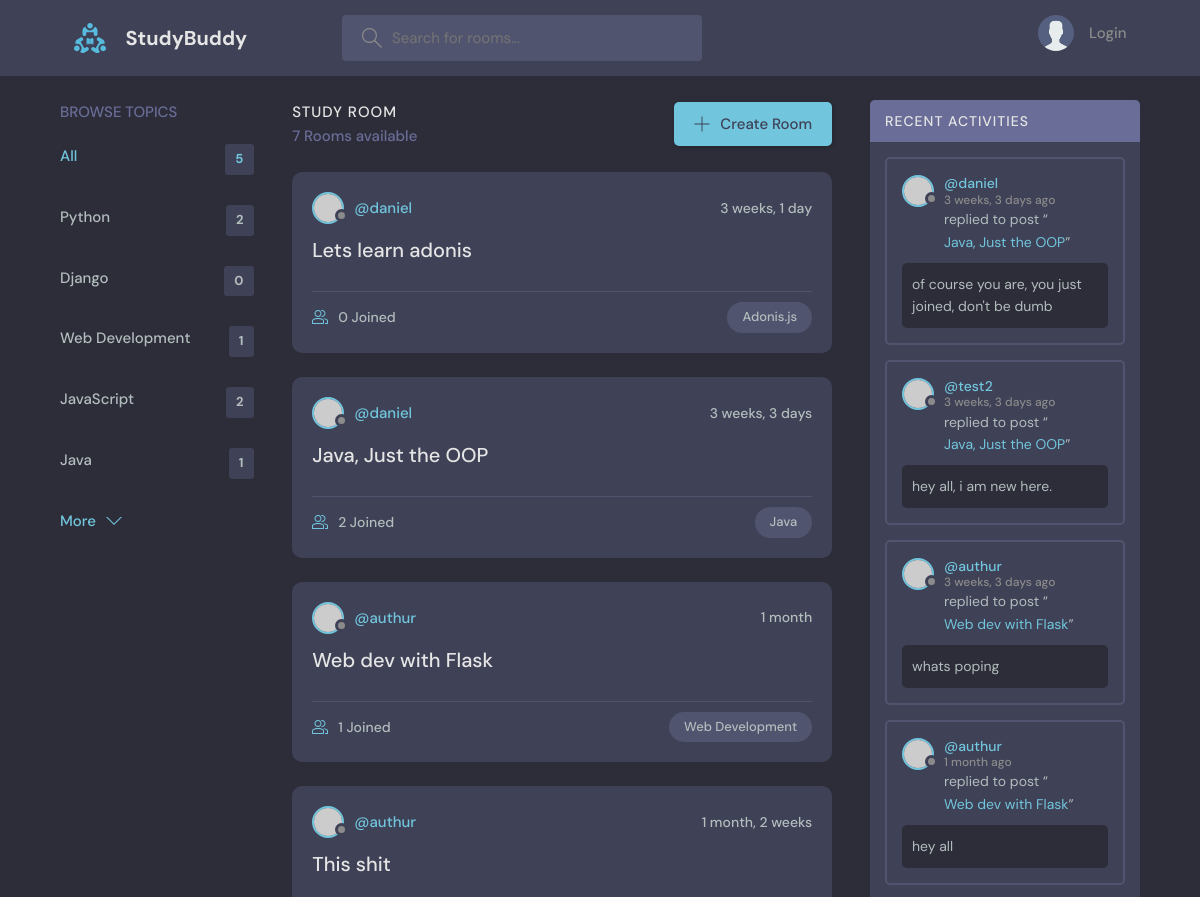
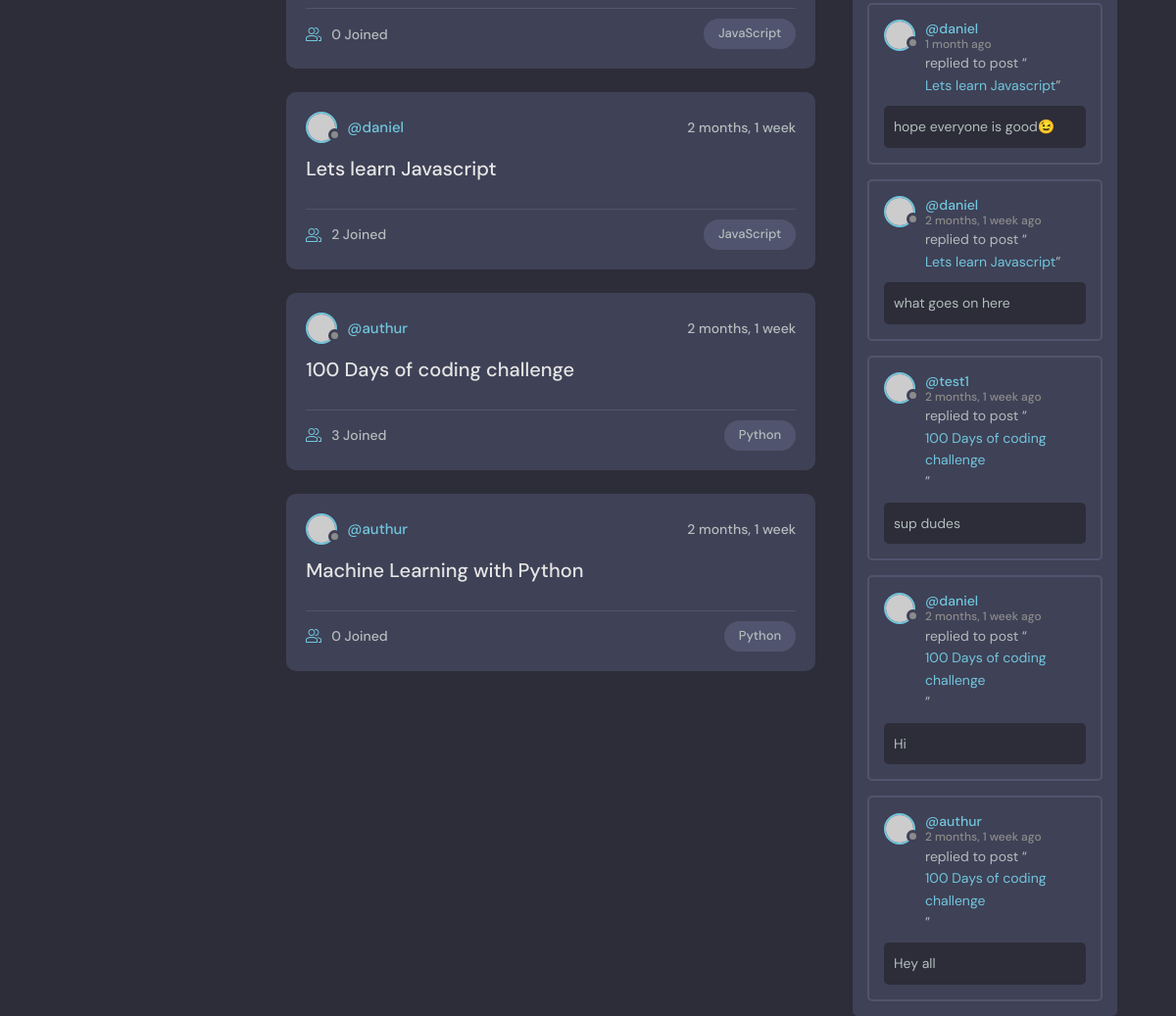
The page / on the database its author committed (2 pictures, top to bottom).
### base/models.py (models this page shows, shortened)
class Topic(models.Model):
    name = models.CharField(max_length=200)

class Room(models.Model):
    host = models.ForeignKey(User, on_delete=models.SET_NULL, null=True)
    topic = models.ForeignKey(Topic, on_delete=models.SET_NULL, null=True)
    name = models.CharField(max_length=200)
    description = models.TextField(null=True, blank=True)
    participants = models.ManyToManyField(User, related_name="participants", blank=True)
    updated = models.DateTimeField(auto_now=True)
    created = models.DateTimeField(auto_now_add=True)
    class Meta:
        ordering = ['-updated', '-created']
    def __str__(self):
        return self.name

class Message(models.Model):
    user = models.ForeignKey(User, on_delete=models.CASCADE)
    room = models.ForeignKey(Room, on_delete=models.CASCADE)
    body = models.TextField()
    updated = models.DateTimeField(auto_now=True)
    created = models.DateTimeField(auto_now_add=True)
    class Meta:
        ordering = ['-updated', '-created']
    def __str__(self):
        return self.body[0:50]

### base/views.py (the view)
# urls.py: path('', views.home, name='home'),
def home(request):
    q = request.GET.get('q') if request.GET.get('q') is not None else ""
    rooms = Room.objects.filter(
        Q(topic__name__icontains=q) |
        Q(name__icontains=q) |
        Q(description__icontains=q)
    )
    topics = Topic.objects.all()[:5]
    room_count = rooms.count()
    room_messages = Message.objects.filter(Q(room__topic__name__icontains=q))
    context = {'rooms': rooms, 'topics': topics,
               'room_count': room_count,
               'room_messages': room_messages}
    return render(request, 'base/home.html', context)

### base/templates/base/home.html (shortened to what this page needs)
{% extends 'main.html' %}
{% block content %}
    <main class="layout layout--3">
      <div class="container">
          {% include 'base/topics_component.html' %}
        <div class="roomList">
          <div class="roomList__header">
            <div>
              <h2>Study Room</h2>
              <p>{{ room_count }} Rooms available</p>
            </div>
            <a class="btn btn--main" href="{% url 'create-room' %}">
              <svg version="1.1" xmlns="http://www.w3.org/2000/svg" width="32" height="32" viewBox="0 0 32 32">
                <title>add</title>
                <path
                  d="M16.943 0.943h-1.885v14.115h-14.115v1.885h14.115v14.115h1.885v-14.115h14.115v-1.885h-14.115v-14.115z"
                ></path>
              </svg>
              Create Room
            </a>
          </div>
          {% include 'base/feed_component.html' %}
        </div>
        {% include 'base/activity_component.html' %}
      </div>
    </main>
{% endblock content %}

### base/templates/base/topics_component.html
<div class="topics">
          <div class="topics__header">
            <h2>Browse Topics</h2>
          </div>
          <ul class="topics__list">
            <li>
              <a href="{% url 'home' %}" class="active">All <span>{{ topics.count }}</span></a>
            </li>
          {% for topic in topics %}
            <li>
              <a href="{% url 'home' %}?q={{topic.name}}">{{ topic.name }} <span>{{ topic.room_set.all.count }}</span></a>
            </li>
          {% endfor %}
          </ul>
          <a class="btn btn--link" href="{% url 'topic' %}">
            More
            <svg version="1.1" xmlns="http://www.w3.org/2000/svg" width="32" height="32" viewBox="0 0 32 32">
              <title>chevron-down</title>
              <path d="M16 21l-13-13h-3l16 16 16-16h-3l-13 13z"></path>
            </svg>
          </a>
        </div>

### base/templates/base/feed_component.html (shortened to what this page needs)
{% for room in  rooms %}
<div class="roomListRoom">
            <div class="roomListRoom__header">
              <a href="{% url 'user-profile' room.host.id %}" class="roomListRoom__author">
                <div class="avatar avatar--small">
                  <img src="https://randomuser.me/api/portraits/women/11.jpg" />
                </div>
                <span>@{{ room.host.username }}</span>
              </a>
              <div class="roomListRoom__actions">
                <span>{{ room.created|timesince }}</span>
              </div>
            </div>
            <div class="roomListRoom__content">
              <a href="{% url 'room' room.id %}">{{ room.name  }}</a>
            </div>
            <div class="roomListRoom__meta">
              <a href="{% url 'room' room.id %}" class="roomListRoom__joined">
                {{ room.participants.all.count }} Joined
              </a>
              <p class="roomListRoom__topic">{{ room.topic.name }}</p>
            </div>
          </div>
{% endfor %}

### base/templates/base/activity_component.html (shortened to what this page needs)
<div class="activities">
          <div class="activities__header">
            <h2>Recent Activities</h2>
          </div>
        {% for message in room_messages %}
          <div class="activities__box">
            <div class="activities__boxHeader roomListRoom__header">
              <a href="{% url 'user-profile' message.user.id %}" class="roomListRoom__author">
                <div class="avatar avatar--small">
                  <img src="https://randomuser.me/api/portraits/women/11.jpg" />
                </div>
                <p>
                  @{{ message.user }}
                  <span>{{ message.created|timesince }} ago</span>
                </p>
              </a>
            </div>
            <div class="activities__boxContent">
              <p>replied to post “<a href="{% url 'room' message.room.id %}">{{ message.room }}</a>”</p>
              <div class="activities__boxRoomContent">
                {{ message }}
              </div>
            </div>
          </div>
        {% endfor %}
        </div>

### rows shown on the page
Topic: name "Python", room_set.all.count "2"
Topic: name "Django", room_set.all.count "0"
Topic: name "Web Development", room_set.all.count "1"
Topic: name "JavaScript", room_set.all.count "2"
Topic: name "Java", room_set.all.count "1"
Room: host.username "daniel", created "3 weeks, 1 day", name "Lets learn adonis", participants.all.count "0", topic.name "Adonis.js"
Room: host.username "daniel", created "3 weeks, 3 days", name "Java, Just the OOP", participants.all.count "2", topic.name "Java"
Room: host.username "authur", created "1 month", name "Web dev with Flask", participants.all.count "1", topic.name "Web Development"
Room: host.username "authur", created "1 month, 2 weeks", name "This shit", participants.all.count "0", topic.name "JavaScript"
Room: host.username "daniel", created "2 months, 1 week", name "Lets learn Javascript", participants.all.count "2", topic.name "JavaScript"
Room: host.username "authur", created "2 months, 1 week", name "100 Days of coding challenge", participants.all.count "3", topic.name "Python"
Room: host.username "authur", created "2 months, 1 week", name "Machine Learning with Python", participants.all.count "0", topic.name "Python"
Message: user "daniel", created "3 weeks, 3 days", room "Java, Just the OOP", body "of course you are, you just joined, don't be dumb"
Message: user "test2", created "3 weeks, 3 days", room "Java, Just the OOP", body "hey all, i am new here."
Message: user "authur", created "3 weeks, 3 days", room "Web dev with Flask", body "whats poping"
Message: user "authur", created "1 month", room "Web dev with Flask", body "hey all"
Message: user "daniel", created "1 month", room "Lets learn Javascript", body "hope everyone is good😉"
Message: user "daniel", created "2 months, 1 week", room "Lets learn Javascript", body "what goes on here"
Message: user "test1", created "2 months, 1 week", room "100 Days of coding challenge", body "sup dudes"
Message: user "daniel", created "2 months, 1 week", room "100 Days of coding challenge", body "Hi"
Message: user "authur", created "2 months, 1 week", room "100 Days of coding challenge", body "Hey all"

### other values the page prints
{{ topics.count }} "5"
{{ room_count }} "7"
